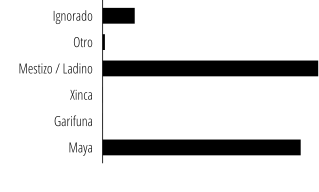

Here is the R script that generated this plot:
####################MINIMAL EXAMPLE#############################
require(ggplot2)
require(tikzDevice)
require(grid)
require(extrafont)
require(gridExtra)
########################SETUP###################
gris <- rgb(200,200,200, maxColorValue = 255)
grisBase <- rgb(152,152,152, maxColorValue = 255)
color <- "black"
fontSize = 10
temaINE <- theme_gray(base_size = fontSize, base_family = "Open Sans Condensed Light")+ theme(
  text= element_text(family = "Open Sans Condensed Light", face = "plain", colour='black', size = fontSize),
  axis.text.x = element_text(family = "Open Sans Condensed Light", colour = "black", face = "plain", size = 10, hjust = 0.5, vjust =0.5, angle = 0, lineheight = 0.9),
  axis.text.y = element_text(family = "Open Sans Condensed Light", colour = "black", face = "plain", size = 10, hjust = 0.5, vjust =0.5, angle = 0, lineheight = 0.9),
  panel.background = element_rect(fill = NA),
  panel.grid = element_line(colour = NA),
  panel.grid.major = element_line(colour = NA),
  panel.grid.minor = element_line(colour = NA),
  panel.grid.major.y =  element_line(colour = NA),
  axis.line = element_line(colour = grisBase),
  plot.margin = rep(unit(0,"null"),4),
  axis.ticks = element_line(colour = NA),
  axis.ticks.x = element_line( size=NULL, color=NA ),
  axis.ticks.y = element_line(size = NULL, color=NA),
  plot.background = element_rect(fill = NA)
)

temaBarras <- temaINE
temaBarras <- temaBarras + theme(
  axis.line.y = element_line(colour = color),
  axis.line.x = element_line(colour = NA),
  axis.text.y = element_text(hjust = 1, vjust = 0.5)
) 

temaColumnas <- temaINE
temaColumnas <- temaBarras + theme(
  axis.line.x = element_line(colour = color),
  axis.line.y = element_line(colour = NA),
  axis.text.y = element_text(colour = NA)
)

options(tikzDefaultEngine = "xetex")
options(tikzXelatexPackages = c("\\usepackage{tikz}\n",
                                "\\usepackage{amsmath}",
                                "\\usepackage{amsfonts}",
                                "\\usepackage{amssymb}",
                                "\\usepackage{graphicx}",
                                "\\usepackage{pdfpages}",
                                "\\usepackage{setspace}",
                                "\\usepackage{xltxtra}",
                                "\\usepackage{enumitem}",
                                "\\usepackage[active,tightpage,xetex]{preview}\n",
                                "\\usepackage{fontspec,xunicode}\n",
                                "\\PreviewEnvironment{pgfpicture}\n",
                                "\\setlength\\PreviewBorder{0pt}\n",
                                "\\setmainfont{Open Sans Condensed Light}\n",
                                "\\newfontfamily\\Bold{Open Sans Condensed Bold}",
                                "\\newfontfamily\\Sans{Open Sans}",
                                "\\newfontfamily\\Italic{Open Sans Condensed Light Italic}"))

options(tikzUnicodeMetricPackages = c("\\usepackage[T1]{fontenc}\n","\\usetikzlibrary{calc}\n"))

options(tikzDocumentDeclaration= "\\documentclass[10pt,twoside]{book}")


#############################DATA########################################
data <- data.frame(
  x = c("Maya", "Garifuna", "Xinca", "Mestizo / Ladino", "Otro", "Ignorado"),
  y =c(44.19, 0.02,0.03,48.10,0.50,7.16)
  )

###########################SOME FUNCTIONS #############################
graficaBar <- function(data, color1="black", ancho = 0.6, ordenar = TRUE)
{
  theme_set(temaBarras)
  names(data)<- c("x","y")
  data$x <- factor(data$x, levels = data$x)
  grafica <- ggplot(data, aes(x, y))
  grafica <- grafica + 
    geom_bar(stat = 'identity',fill = rep(color1,length(data$x)), width = ancho, position =  "dodge")+
    labs(x="",y="")+
    scale_y_continuous(breaks=NULL, expand= c(0.0,0.0))+
    coord_flip()+
    theme(
      plot.margin = unit(c(0,0,0,0),"mm"))
  print(grafica)
  return(grafica)
}

t1 <- graficaBar(data)
tikz("minimal.tex", standAlone = TRUE, bg = "transparent",bareBones = FALSE, width = 3.19, height= 1.91, sanitize= TRUE)
print(t1)
dev.off()
